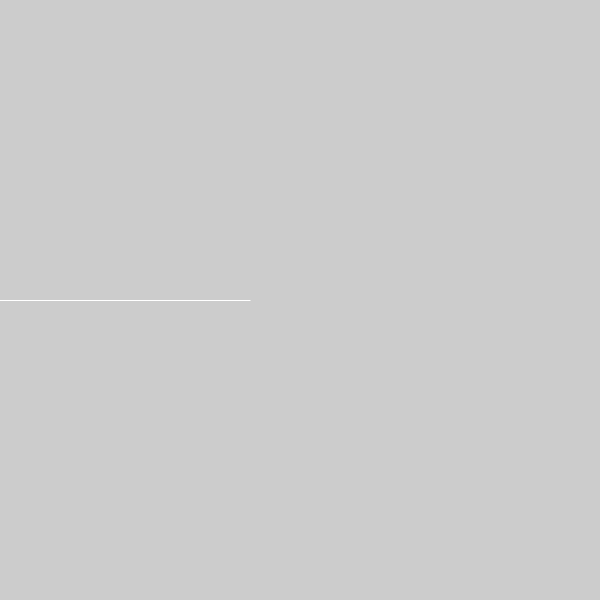
Frame 1 (no input)
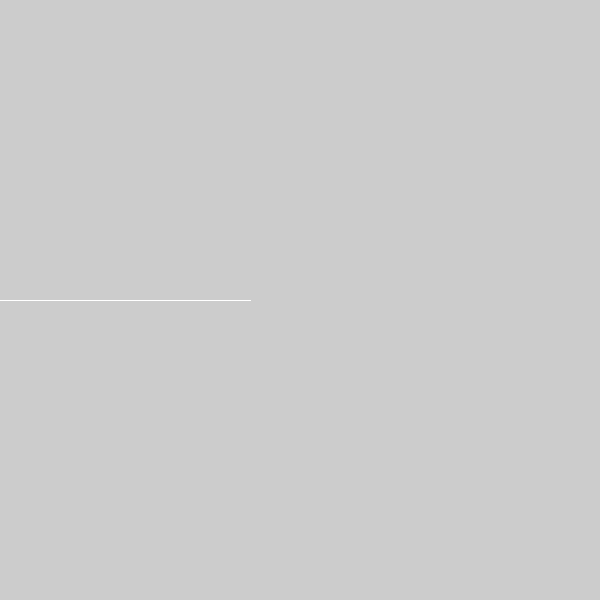
Frame 60 (the mouse pressed at the canvas centre just before this capture)
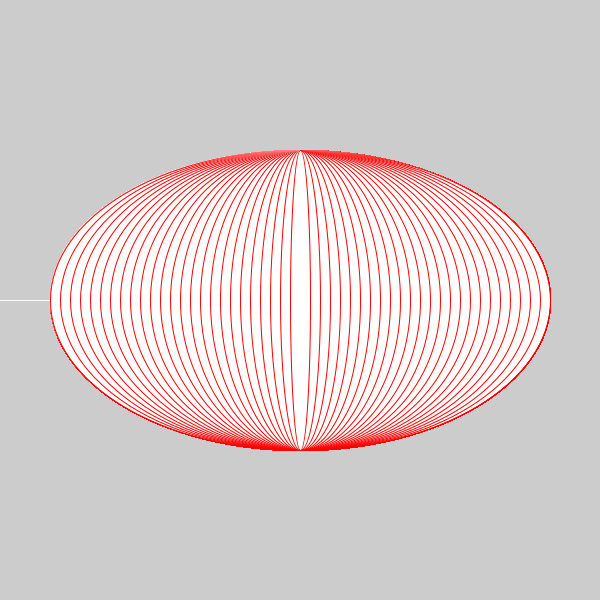
Frame 120 (the mouse held since frame 60 and released just before this capture)

The Processing sketch that drew these frames (run headless with seeded random() and noise(); from frame 60 on, the mouse is pressed at the canvas centre):

// Processing sketch: processing_185624
// ── processing_185624.pde

void setup(){
  size(600,600);
  colorMode(HSB);
}
void draw(){
  for(int i = 500;i>0;i=i-20){
    stroke((i/2)+(mouseX),mouseY,255);
    ellipse(mouseX,300,i,mouseY);
  }
}
